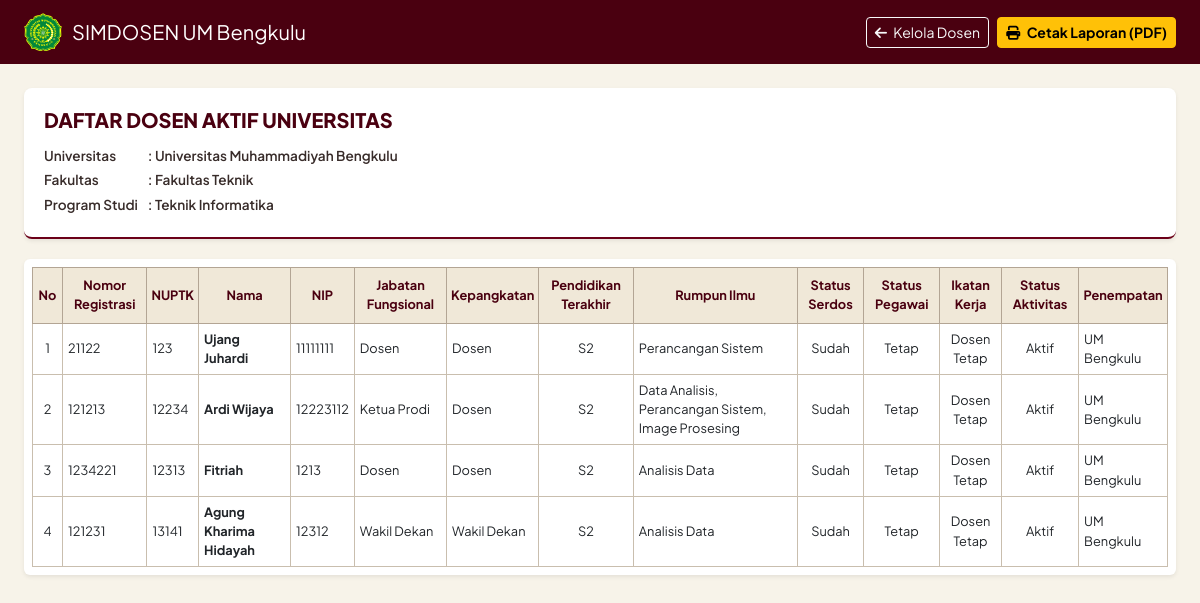
Page /laporan_dosen.php (signed in) on the committed database.
### tables this page shows
CREATE TABLE `dosen` (
  `id` int(11) NOT NULL,
  `id_user` int(11) DEFAULT NULL,
  `id_prodi` int(11) NOT NULL,
  `nomor_registrasi` varchar(50) DEFAULT NULL,
  `nuptk` varchar(50) DEFAULT NULL,
  `nip` varchar(50) DEFAULT NULL,
  `nama` varchar(150) NOT NULL,
  `jabatan_fungsional` varchar(100) DEFAULT NULL,
  `kepangkatan` varchar(100) DEFAULT NULL,
  `pendidikan_terakhir` varchar(50) DEFAULT NULL,
  `rumpun_ilmu` varchar(100) DEFAULT NULL,
  `status_serdos` varchar(50) DEFAULT NULL,
  `status_pegawai` varchar(50) DEFAULT NULL,
  `ikatan_kerja` varchar(50) DEFAULT NULL,
  `status_aktivitas` varchar(50) DEFAULT NULL,
  `penempatan` varchar(100) DEFAULT NULL
);

### laporan_dosen.php (the view, shortened to what this page needs)
<?php
require_once 'koneksi.php';
$query = "SELECT d.*, p.nama_prodi, f.nama_fakultas
          FROM dosen d
          LEFT JOIN prodi p ON d.id_prodi = p.id
          LEFT JOIN fakultas f ON p.id_fakultas = f.id
          ORDER BY d.id ASC";
$result = $conn->query($query);
?>
<!DOCTYPE html>
<html lang="id">
<head>
    <link href="https://cdn.jsdelivr.net/npm/bootstrap@5.3.0/dist/css/bootstrap.min.css" rel="stylesheet">
    <link rel="stylesheet" href="https://cdnjs.cloudflare.com/ajax/libs/font-awesome/6.4.0/css/all.min.css">
</head>
<body>
    <nav class="navbar navbar-expand-lg navbar-dark navbar-custom py-2 no-print">
        <div class="container-fluid px-4">
            <a class="navbar-brand d-flex align-items-center" href="dashboard.php">
                <img src="images/logo.png" alt="Logo UMB" class="brand-logo" onerror="this.onerror=null; this.src='https://upload.wikimedia.org/wikipedia/commons/e/e0/Logo_Universitas_Muhammadiyah_Bengkulu.png';">
                <span>SIMDOSEN UM Bengkulu</span>
            </a>
            <div class="ms-auto d-flex gap-2">
                <a href="dosen_crud.php" class="btn btn-outline-light btn-sm"><i class="fa-solid fa-arrow-left me-1"></i> Kelola Dosen</a>
                <button onclick="window.print()" class="btn btn-warning btn-sm fw-bold"><i class="fa-solid fa-print me-1"></i> Cetak Laporan (PDF)</button>
            </div>
        </div>
    </nav>
    <div class="container-fluid px-4 py-4">
        <div class="report-header shadow-sm">
            <h5 class="report-title">Daftar Dosen Aktif Universitas</h5>
            <table class="meta-table">
                <tr>
                    <td>Universitas</td>
                    <td>: Universitas Muhammadiyah Bengkulu</td>
                </tr>
                <tr>
                    <td>Fakultas</td>
                    <td>: Fakultas Teknik</td>
                </tr>
                <tr>
                    <td>Program Studi</td>
                    <td>: Teknik Informatika</td>
                </tr>
            </table>
        </div>
        <div class="card border-0 shadow-sm p-2 bg-white">
            <div class="table-responsive">
                <table class="table table-report table-sm mb-0">
                    <thead>
                        <tr>
                            <th style="width: 30px;">No</th>
                            <th>Nomor Registrasi</th>
                            <th>NUPTK</th>
                            <th>Nama</th>
                            <th>NIP</th>
                            <th>Jabatan Fungsional</th>
                            <th>Kepangkatan</th>
                            <th>Pendidikan Terakhir</th>
                            <th>Rumpun Ilmu</th>
                            <th>Status Serdos</th>
                            <th>Status Pegawai</th>
                            <th>Ikatan Kerja</th>
                            <th>Status Aktivitas</th>
                            <th>Penempatan</th>
                        </tr>
                    </thead>
                    <tbody>
                        <?php if ($result && $result->num_rows > 0): ?>
                            <?php $no = 1; while ($row = $result->fetch_assoc()): ?>
                                <tr>
                                    <td class="text-center"><?= $no++ ?></td>
                                    <td><?= htmlspecialchars($row['nomor_registrasi'] ?: '-') ?></td>
                                    <td><?= htmlspecialchars($row['nuptk'] ?: '-') ?></td>
                                    <td class="fw-bold"><?= htmlspecialchars($row['nama']) ?></td>
                                    <td><?= htmlspecialchars($row['nip'] ?: '-') ?></td>
                                    <td><?= htmlspecialchars($row['jabatan_fungsional'] ?: '-') ?></td>
                                    <td><?= htmlspecialchars($row['kepangkatan'] ?: '-') ?></td>
                                    <td class="text-center"><?= htmlspecialchars($row['pendidikan_terakhir'] ?: '-') ?></td>
                                    <td><?= htmlspecialchars($row['rumpun_ilmu'] ?: '-') ?></td>
                                    <td class="text-center"><?= htmlspecialchars($row['status_serdos'] ?: '-') ?></td>
                                    <td class="text-center"><?= htmlspecialchars($row['status_pegawai'] ?: '-') ?></td>
                                    <td class="text-center"><?= htmlspecialchars($row['ikatan_kerja'] ?: '-') ?></td>
                                    <td class="text-center"><?= htmlspecialchars($row['status_aktivitas'] ?: 'Aktif') ?></td>
                                    <td><?= htmlspecialchars($row['penempatan'] ?: 'UM Bengkulu') ?></td>
                                </tr>
                            <?php endwhile; ?>
                        <?php else: ?>
                            <tr>
                                <td colspan="14" class="text-center py-4 text-muted">Data dosen belum tersedia dalam database.</td>
                            </tr>
                        <?php endif; ?>
                    </tbody>
                </table>
            </div>
        </div>
    </div>
</body>
</html>

### laporan_dosen.php (style rules this page uses)
:root { --maroon-primary: #6b0018; --maroon-dark: #4a0010; --cream-bg: #f7f3e9; --cream-card: #eee5d3; --text-dark: #382c2a; }
body { font-family: 'Plus Jakarta Sans', sans-serif; background-color: var(--cream-bg); color: var(--text-dark); font-size: 0.85rem; }
.navbar-custom { background-color: var(--maroon-dark); }
.brand-logo { height: 38px; margin-right: 10px; }
.report-header { background-color: #ffffff; border-bottom: 2px solid var(--maroon-primary); padding: 20px; margin-bottom: 20px; border-radius: 8px; }
.report-title { font-weight: 800; color: var(--maroon-dark); font-size: 1.25rem; margin-bottom: 12px; text-transform: uppercase; }
.meta-table td { padding: 2px 10px 2px 0; font-weight: 600; }
.table-report { background-color: #ffffff; border-collapse: collapse; width: 100%; }
.table-report th { background-color: #f0e8d8 !important; color: var(--maroon-dark); border: 1px solid #b3a594 !important; text-align: center; vertical-align: middle; font-weight: 700; padding: 8px 4px; font-size: 0.8rem; }
.table-report td { border: 1px solid #c9beae !important; padding: 6px 5px; vertical-align: middle; font-size: 0.8rem; }

### rows in the picture
dosen: nomor_registrasi "21122", nuptk "123", nama "Ujang Juhardi", nip "11111111", jabatan_fungsional "Dosen", kepangkatan "Dosen", pendidikan_terakhir "S2", rumpun_ilmu "Perancangan Sistem", status_serdos "Sudah", status_pegawai "Tetap", ikatan_kerja "Dosen Tetap", status_aktivitas "Aktif", penempatan "UM Bengkulu"
dosen: nomor_registrasi "121213", nuptk "12234", nama "Ardi Wijaya", nip "12223112", jabatan_fungsional "Ketua Prodi", kepangkatan "Dosen", pendidikan_terakhir "S2", rumpun_ilmu "Data Analisis, Perancangan Sistem, Image Prosesing", status_serdos "Sudah", status_pegawai "Tetap", ikatan_kerja "Dosen Tetap", status_aktivitas "Aktif", penempatan "UM Bengkulu"
dosen: nomor_registrasi "1234221", nuptk "12313", nama "Fitriah", nip "1213", jabatan_fungsional "Dosen", kepangkatan "Dosen", pendidikan_terakhir "S2", rumpun_ilmu "Analisis Data", status_serdos "Sudah", status_pegawai "Tetap", ikatan_kerja "Dosen Tetap", status_aktivitas "Aktif", penempatan "UM Bengkulu"
dosen: nomor_registrasi "121231", nuptk "13141", nama "Agung Kharima Hidayah", nip "12312", jabatan_fungsional "Wakil Dekan", kepangkatan "Wakil Dekan", pendidikan_terakhir "S2", rumpun_ilmu "Analisis Data", status_serdos "Sudah", status_pegawai "Tetap", ikatan_kerja "Dosen Tetap", status_aktivitas "Aktif", penempatan "UM Bengkulu"
